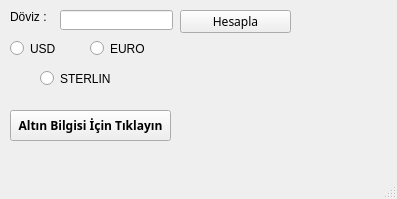
<?xml version="1.0" encoding="UTF-8"?>
<ui version="4.0">
 <class>MainWindow</class>
 <widget class="QMainWindow" name="MainWindow">
  <property name="geometry">
   <rect>
    <x>0</x>
    <y>0</y>
    <width>397</width>
    <height>199</height>
   </rect>
  </property>
  <property name="windowTitle">
   <string>MainWindow</string>
  </property>
  <widget class="QWidget" name="centralwidget">
   <widget class="QLabel" name="label">
    <property name="geometry">
     <rect>
      <x>10</x>
      <y>10</y>
      <width>47</width>
      <height>13</height>
     </rect>
    </property>
    <property name="text">
     <string>Döviz :</string>
    </property>
   </widget>
   <widget class="QLineEdit" name="lineDoviz">
    <property name="geometry">
     <rect>
      <x>60</x>
      <y>10</y>
      <width>113</width>
      <height>20</height>
     </rect>
    </property>
   </widget>
   <widget class="QPushButton" name="pushHesapla">
    <property name="geometry">
     <rect>
      <x>180</x>
      <y>10</y>
      <width>111</width>
      <height>23</height>
     </rect>
    </property>
    <property name="font">
     <font>
      <family>Segoe Script</family>
      <weight>50</weight>
      <bold>false</bold>
     </font>
    </property>
    <property name="text">
     <string>Hesapla</string>
    </property>
   </widget>
   <widget class="QRadioButton" name="radioUSD">
    <property name="geometry">
     <rect>
      <x>10</x>
      <y>40</y>
      <width>82</width>
      <height>17</height>
     </rect>
    </property>
    <property name="text">
     <string>USD</string>
    </property>
   </widget>
   <widget class="QPushButton" name="pushAltinBilgi">
    <property name="geometry">
     <rect>
      <x>10</x>
      <y>110</y>
      <width>161</width>
      <height>31</height>
     </rect>
    </property>
    <property name="font">
     <font>
      <family>Microsoft PhagsPa</family>
      <weight>75</weight>
      <bold>true</bold>
     </font>
    </property>
    <property name="text">
     <string>Altın Bilgisi İçin Tıklayın</string>
    </property>
   </widget>
   <widget class="QLabel" name="labelAltin">
    <property name="geometry">
     <rect>
      <x>10</x>
      <y>150</y>
      <width>161</width>
      <height>21</height>
     </rect>
    </property>
    <property name="text">
     <string/>
    </property>
   </widget>
   <widget class="QRadioButton" name="radioEuro">
    <property name="geometry">
     <rect>
      <x>90</x>
      <y>40</y>
      <width>82</width>
      <height>17</height>
     </rect>
    </property>
    <property name="text">
     <string>EURO</string>
    </property>
   </widget>
   <widget class="QRadioButton" name="radioSterlin">
    <property name="geometry">
     <rect>
      <x>40</x>
      <y>70</y>
      <width>82</width>
      <height>17</height>
     </rect>
    </property>
    <property name="text">
     <string>STERLIN</string>
    </property>
   </widget>
   <widget class="QLabel" name="labelDovizSonuc">
    <property name="geometry">
     <rect>
      <x>180</x>
      <y>40</y>
      <width>171</width>
      <height>61</height>
     </rect>
    </property>
    <property name="text">
     <string/>
    </property>
   </widget>
  </widget>
  <widget class="QMenuBar" name="menubar">
   <property name="geometry">
    <rect>
     <x>0</x>
     <y>0</y>
     <width>397</width>
     <height>21</height>
    </rect>
   </property>
  </widget>
  <widget class="QStatusBar" name="statusbar"/>
 </widget>
 <resources/>
 <connections/>
</ui>
